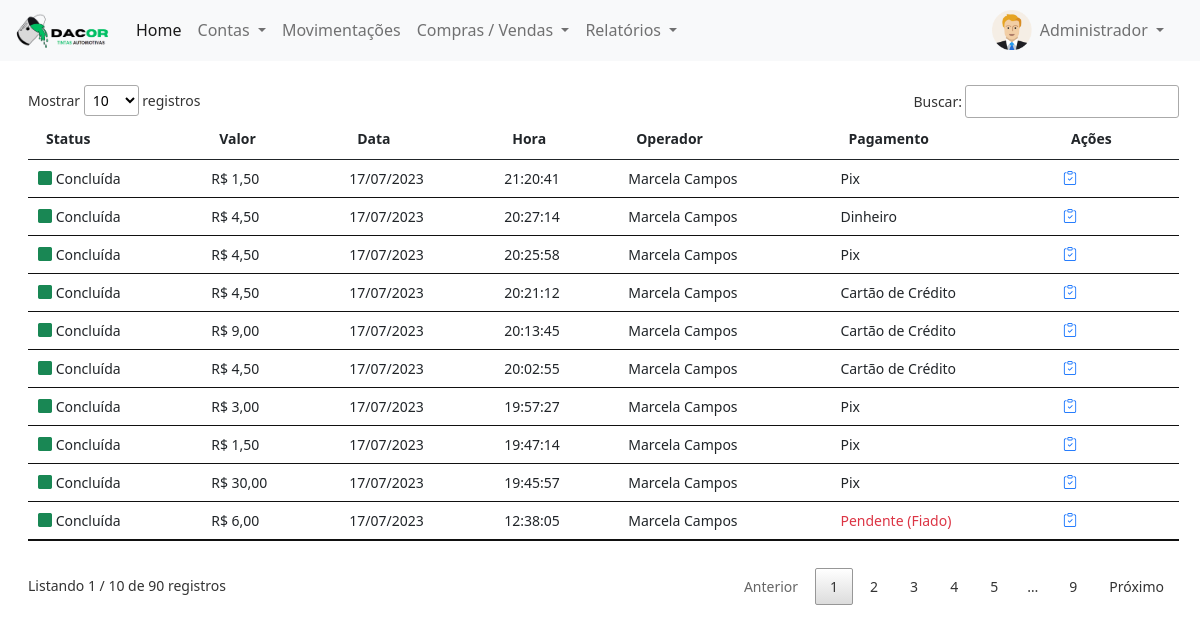
/login/painel-tesoureiro/index.php?pagina=vendas (signed in), run on the app's committed database.
### tables this page shows
CREATE TABLE `usuarios` (
  `id` int(11) NOT NULL,
  `nome` varchar(50) NOT NULL,
  `email` varchar(50) NOT NULL,
  `cpf` varchar(20) NOT NULL,
  `senha` varchar(20) NOT NULL,
  `nivel` varchar(20) NOT NULL
);

CREATE TABLE `vendas` (
  `id` int(11) NOT NULL,
  `valor` decimal(8,2) NOT NULL,
  `data` date NOT NULL,
  `hora` time NOT NULL,
  `operador` int(11) NOT NULL,
  `valor_recebido` decimal(8,2) NOT NULL,
  `desconto` varchar(20) NOT NULL,
  `troco` decimal(8,2) NOT NULL,
  `forma_pgto` int(11) NOT NULL,
  `abertura` int(11) NOT NULL,
  `status` varchar(15) NOT NULL,
  `cliente` int(11) DEFAULT NULL
);

CREATE TABLE `forma_pgtos` (
  `id` int(11) NOT NULL,
  `codigo` int(11) NOT NULL,
  `nome` varchar(30) NOT NULL
);

### login/painel-tesoureiro/vendas.php (the view, shortened to what this page needs)
<?php
require_once('../conexao.php');
?>
<div class="mt-4" style="margin-right:25px">
	<?php
	$query = $pdo->query("SELECT * from vendas order by id desc");
	$res = $query->fetchAll(PDO::FETCH_ASSOC);
	$total_reg = @count($res);
	if($total_reg > 0){
		?>
		<small>
			<table id="example" class="table table-hover my-4" style="width:100%">
				<thead>
					<tr>
						<th>Status</th>
						<th>Valor</th>
						<th>Data</th>
						<th>Hora</th>
						<th>Operador</th>
						<th>Pagamento</th>
						<th>Ações</th>
					</tr>
				</thead>
				<tbody>
					<?php
					for($i=0; $i < $total_reg; $i++){
							$id_operador = $res[$i]['operador'];
						$tipo_pgto = $res[$i]['forma_pgto'];
						$data2 = implode('/', array_reverse(explode('-', $res[$i]['data'])));
						$total = number_format( $res[$i]['valor'] , 2, ',', '.');
						$res_2 = $pdo->query("SELECT * from forma_pgtos where codigo = '$tipo_pgto' ");
						$dados = $res_2->fetchAll(PDO::FETCH_ASSOC);
						$nome_pgto = $dados[0]['nome'];
						$res_2 = $pdo->query("SELECT * from usuarios where id = '$id_operador' ");
						$dados = $res_2->fetchAll(PDO::FETCH_ASSOC);
						$nome_operador = $dados[0]['nome'];
						if($res[$i]['status'] == 'Concluída'){
							$classe = 'text-success';
						}else{
							$classe = 'text-danger';
						}
						if($res[$i]['forma_pgto'] == '4' ){
							$cor_texto = 'text-danger';
						}else{
							$cor_texto = '';
						}
						?>
						<tr>
							<td>
								<i class="bi bi-square-fill <?php echo $classe ?>"></i>
								<?php echo $res[$i]['status'] ?></td>
								<td>R$ <?php echo $total ?></td>
								<td><?php echo $data2 ?></td>
								<td><?php echo $res[$i]['hora'] ?></td>
								<td><?php echo $nome_operador ?></td>
								<td class="<?php echo $cor_texto  ?>"><?php echo $nome_pgto ?></td>
								<td>
									<a href="../rel/comprovante.php?id=<?php echo $res[$i]['id'] ?>&imp=Não" title="Gerar Comprovante" target="_blank" style="text-decoration: none">
										<i class="bi bi-clipboard-check text-primary"></i>
									</a>
								</td>
							</tr>
						<?php } ?>
					</tbody>
				</table>
			</small>
		<?php }else{
			echo '<p>Não existem dados para serem exibidos!!';
		} ?>
	</div>

### login/painel-tesoureiro/index.php (shortened to what this page needs)
<?php
require_once('../conexao.php');
$menu1 = 'home';
$menu2 = 'contas_pagar';
$menu3 = 'contas_receber';
$menu4 = 'movimentacoes';
$menu5 = 'vendas';
$query = $pdo->query("SELECT * from usuarios WHERE id = '$_SESSION[id_usuario]'");
$res = $query->fetchAll(PDO::FETCH_ASSOC);
$nome_usu = $res[0]['nome'];
 ?>
<!DOCTYPE html>
<html>
<head>
	<link href="https://cdn.jsdelivr.net/npm/bootstrap@5.0.0-beta1/dist/css/bootstrap.min.css" rel="stylesheet">
	<link rel="stylesheet" type="text/css" href="../vendor/DataTables/datatables.min.css"/>
	<link rel="stylesheet" href="https://cdn.jsdelivr.net/npm/bootstrap-icons@1.3.0/font/bootstrap-icons.css">
</head>
<body>
	<nav class="navbar navbar-expand-lg navbar-light bg-light">
  <div class="container-fluid">
    <a class="navbar-brand" href="index.php">
    	<img src="../img/logo-painel.png" width="100">
    </a>
    <div class="collapse navbar-collapse" id="navbarSupportedContent">
      <ul class="navbar-nav me-auto mb-2 mb-lg-0">
        <li class="nav-item">
          <a class="nav-link active" aria-current="page" href="index.php?pagina=<?php echo $menu1 ?>">Home</a>
        </li>
        <li class="nav-item dropdown">
          <a class="nav-link dropdown-toggle" href="#" id="navbarDropdown" role="button" data-bs-toggle="dropdown" aria-expanded="false">
            Contas
          </a>
        </li>
        <li class="nav-item">
          <a class="nav-link" href="index.php?pagina=<?php echo $menu4 ?>">Movimentações</a>
        </li>
        <li class="nav-item dropdown">
          <a class="nav-link dropdown-toggle" href="#" id="navbarDropdown" role="button" data-bs-toggle="dropdown" aria-expanded="false">
            Compras / Vendas
          </a>
        </li>
        <li class="nav-item dropdown">
          <a class="nav-link dropdown-toggle" href="#" id="navbarDropdown" role="button" data-bs-toggle="dropdown" aria-expanded="false">
            Relatórios
          </a>
        </li>
      </ul>
      <div class="d-flex mx-3">
        <img src="../img/icone-user.png" width="40px" height="40px">
    <div class="collapse navbar-collapse" id="navbarNavDarkDropdown">
      <ul class="navbar-nav">
        <li class="nav-item dropdown">
          <a class="nav-link dropdown-toggle" href="#" id="navbarDarkDropdownMenuLink" role="button" data-bs-toggle="dropdown" aria-expanded="false">
            <?php echo $nome_usu ?>
          </a>
        </li>
      </ul>
    </div>
       </div>
    </div>
  </div>
</nav>
<div class="container-fluid mt-2 mx-3">
<?php
if(@$_GET['pagina'] == $menu1){
	require_once($menu1. '.php');
}
else if(@$_GET['pagina'] == $menu2){
	require_once($menu2. '.php');
}
else if(@$_GET['pagina'] == $menu3){
	require_once($menu3. '.php');
}
else if(@$_GET['pagina'] == $menu4){
	require_once($menu4. '.php');
}
else if(@$_GET['pagina'] == $menu5){
  require_once($menu5. '.php');
}
 ?>
</div>
</body>
</html>
<link href="https://cdn.jsdelivr.net/npm/select2@4.1.0-rc.0/dist/css/select2.min.css" rel="stylesheet" />

### data on the page
usuarios: nome "Administrador"
vendas: status "Concluída", valor "1,50", data "17/07/2023", hora "21:20:41", usuarios.nome "Marcela Campos", forma_pgtos.nome "Pix"
vendas: status "Concluída", valor "4,50", data "17/07/2023", hora "20:27:14", usuarios.nome "Marcela Campos", forma_pgtos.nome "Dinheiro"
vendas: status "Concluída", valor "4,50", data "17/07/2023", hora "20:25:58", usuarios.nome "Marcela Campos", forma_pgtos.nome "Pix"
vendas: status "Concluída", valor "4,50", data "17/07/2023", hora "20:21:12", usuarios.nome "Marcela Campos", forma_pgtos.nome "Cartão de Crédito"
vendas: status "Concluída", valor "9,00", data "17/07/2023", hora "20:13:45", usuarios.nome "Marcela Campos", forma_pgtos.nome "Cartão de Crédito"
vendas: status "Concluída", valor "4,50", data "17/07/2023", hora "20:02:55", usuarios.nome "Marcela Campos", forma_pgtos.nome "Cartão de Crédito"
vendas: status "Concluída", valor "3,00", data "17/07/2023", hora "19:57:27", usuarios.nome "Marcela Campos", forma_pgtos.nome "Pix"
vendas: status "Concluída", valor "1,50", data "17/07/2023", hora "19:47:14", usuarios.nome "Marcela Campos", forma_pgtos.nome "Pix"
vendas: status "Concluída", valor "30,00", data "17/07/2023", hora "19:45:57", usuarios.nome "Marcela Campos", forma_pgtos.nome "Pix"
vendas: status "Concluída", valor "6,00", data "17/07/2023", hora "12:38:05", usuarios.nome "Marcela Campos", forma_pgtos.nome "Pendente (Fiado)"
